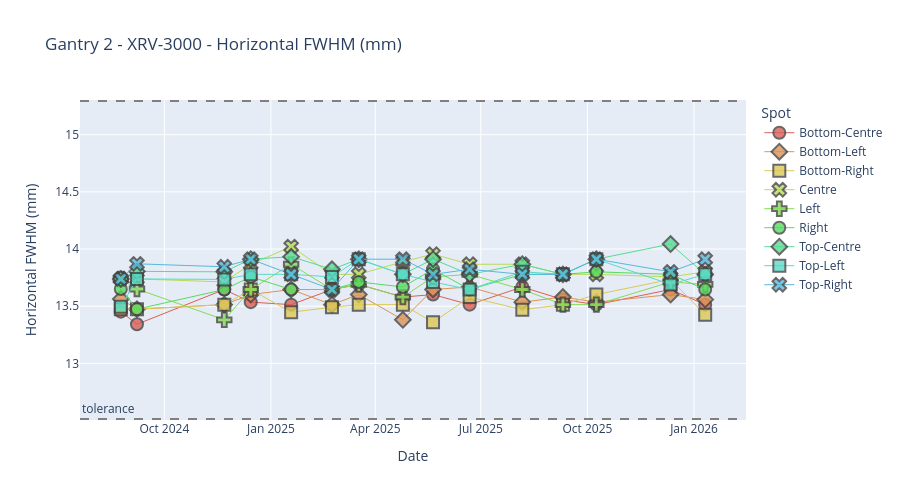

The cell this chart's notebook holds for it:
### Markdown cell above
## fwhm plots
- 'hor_fwhm', 'vert_fwhm', 'bltr_fwhm', 'tlbr_fwhm', 'ave_fwhw'
- tps_ref[1][90][e] , e (int) = 70, 100, 150, 200,240
- baseline_ref[g][ga][e], g (int) = 1, 2, 3, 4 | ga (int) = 0, 90, 180, 240
- need to write a sentence - reference fwhm = average of horizontal and vertical fwhm

### Code cell
plot_by_spot_position(fwhm_df, "fwhm", "hor_fwhm", "Gantry 2", "XRV-3000", 70, 0, 24, baseline_ref[1][90][70])

### Figure 1 — Plotly figure (JSON) as saved in the notebook; plotly's stock layout.template omitted (floating-point values rounded to 4 significant figures)
{"data": [{"hovertemplate": "Date: %{x|%Y-%m-%d}<br>hor_fwhm: %{y}<br>Spot: %{fullData.name}<extra></extra>", "legendgroup": "Bottom-Centre", "line": {"width": 1}, "marker": {"color": "#db5f57", "line": {"width": 2}, "opacity": 0.8, "size": 12, "symbol": "circle"}, "mode": "markers+lines", "name": "Bottom-Centre", "orientation": "v", "showlegend": true, "type": "scatter", "x": ["2024-08-24T10:56:32.000000000", "2024-09-07T09:51:45.000000000", "2024-11-21T17:27:30.000000000", "2024-12-14T13:42:00.000000000", "2025-01-18T09:39:22.000000000", "2025-02-22T14:37:15.000000000", "2025-03-17T17:45:17.000000000", "2025-04-24T18:57:29.000000000", "2025-05-20T19:36:05.000000000", "2025-06-21T09:49:27.000000000", "2025-08-05T20:04:19.000000000", "2025-09-09T20:29:00.000000000", "2025-10-08T16:45:32.000000000", "2025-12-11T18:10:38.000000000", "2026-01-10T14:41:02.000000000"], "xaxis": "x", "y": [13.45, 13.34, 13.65, 13.54, 13.51, 13.65, 13.69, 13.58, 13.6, 13.51, 13.67, 13.56, 13.51, 13.65, 13.51], "yaxis": "y"}, {"hovertemplate": "Date: %{x|%Y-%m-%d}<br>hor_fwhm: %{y}<br>Spot: %{fullData.name}<extra></extra>", "legendgroup": "Bottom-Left", "line": {"width": 1}, "marker": {"color": "#db9457", "line": {"width": 2}, "opacity": 0.8, "size": 12, "symbol": "diamond"}, "mode": "markers+lines", "name": "Bottom-Left", "orientation": "v", "showlegend": true, "type": "scatter", "x": ["2024-08-24T10:56:32.000000000", "2024-09-07T09:51:45.000000000", "2024-11-21T17:27:30.000000000", "2024-12-14T13:42:00.000000000", "2025-01-18T09:39:22.000000000", "2025-02-22T14:37:15.000000000", "2025-03-17T17:45:17.000000000", "2025-04-24T18:57:29.000000000", "2025-05-20T19:36:05.000000000", "2025-06-21T09:49:27.000000000", "2025-08-05T20:04:19.000000000", "2025-09-09T20:29:00.000000000", "2025-10-08T16:45:32.000000000", "2025-12-11T18:10:38.000000000", "2026-01-10T14:41:02.000000000"], "xaxis": "x", "y": [13.56, 13.47, 13.51, 13.6, 13.65, 13.51, 13.6, 13.38, 13.65, 13.67, 13.54, 13.58, 13.54, 13.6, 13.56], "yaxis": "y"}, {"hovertemplate": "Date: %{x|%Y-%m-%d}<br>hor_fwhm: %{y}<br>Spot: %{fullData.name}<extra></extra>", "legendgroup": "Bottom-Right", "line": {"width": 1}, "marker": {"color": "#dbc957", "line": {"width": 2}, "opacity": 0.8, "size": 12, "symbol": "square"}, "mode": "markers+lines", "name": "Bottom-Right", "orientation": "v", "showlegend": true, "type": "scatter", "x": ["2024-08-24T10:56:32.000000000", "2024-09-07T09:51:45.000000000", "2024-11-21T17:27:30.000000000", "2024-12-14T13:42:00.000000000", "2025-01-18T09:39:22.000000000", "2025-02-22T14:37:15.000000000", "2025-03-17T17:45:17.000000000", "2025-04-24T18:57:29.000000000", "2025-05-20T19:36:05.000000000", "2025-06-21T09:49:27.000000000", "2025-08-05T20:04:19.000000000", "2025-09-09T20:29:00.000000000", "2025-10-08T16:45:32.000000000", "2025-12-11T18:10:38.000000000", "2026-01-10T14:41:02.000000000"], "xaxis": "x", "y": [13.47, 13.47, 13.51, 13.65, 13.45, 13.49, 13.51, 13.51, 13.36, 13.58, 13.47, 13.51, 13.6, 13.73, 13.43], "yaxis": "y"}, {"hovertemplate": "Date: %{x|%Y-%m-%d}<br>hor_fwhm: %{y}<br>Spot: %{fullData.name}<extra></extra>", "legendgroup": "Centre", "line": {"width": 1}, "marker": {"color": "#b9db57", "line": {"width": 2}, "opacity": 0.8, "size": 12, "symbol": "x"}, "mode": "markers+lines", "name": "Centre", "orientation": "v", "showlegend": true, "type": "scatter", "x": ["2024-08-24T10:56:32.000000000", "2024-09-07T09:51:45.000000000", "2024-11-21T17:27:30.000000000", "2024-12-14T13:42:00.000000000", "2025-01-18T09:39:22.000000000", "2025-02-22T14:37:15.000000000", "2025-03-17T17:45:17.000000000", "2025-04-24T18:57:29.000000000", "2025-05-20T19:36:05.000000000", "2025-06-21T09:49:27.000000000", "2025-08-05T20:04:19.000000000", "2025-09-09T20:29:00.000000000", "2025-10-08T16:45:32.000000000", "2025-12-11T18:10:38.000000000", "2026-01-10T14:41:02.000000000"], "xaxis": "x", "y": [13.74, 13.74, 13.71, 13.87, 14.02, 13.78, 13.78, 13.89, 13.96, 13.87, 13.87, 13.78, 13.78, 13.76, 13.8], "yaxis": "y"}, {"hovertemplate": "Date: %{x|%Y-%m-%d}<br>hor_fwhm: %{y}<br>Spot: %{fullData.name}<extra></extra>", "legendgroup": "Left", "line": {"width": 1}, "marker": {"color": "#84db57", "line": {"width": 2}, "opacity": 0.8, "size": 12, "symbol": "cross"}, "mode": "markers+lines", "name": "Left", "orientation": "v", "showlegend": true, "type": "scatter", "x": ["2024-08-24T10:56:32.000000000", "2024-09-07T09:51:45.000000000", "2024-11-21T17:27:30.000000000", "2024-12-14T13:42:00.000000000", "2025-01-18T09:39:22.000000000", "2025-02-22T14:37:15.000000000", "2025-03-17T17:45:17.000000000", "2025-04-24T18:57:29.000000000", "2025-05-20T19:36:05.000000000", "2025-06-21T09:49:27.000000000", "2025-08-05T20:04:19.000000000", "2025-09-09T20:29:00.000000000", "2025-10-08T16:45:32.000000000", "2025-12-11T18:10:38.000000000", "2026-01-10T14:41:02.000000000"], "xaxis": "x", "y": [13.74, 13.65, 13.38, 13.65, 13.87, 13.65, 13.69, 13.58, 13.76, 13.78, 13.65, 13.51, 13.51, 13.71, 13.69], "yaxis": "y"}, {"hovertemplate": "Date: %{x|%Y-%m-%d}<br>hor_fwhm: %{y}<br>Spot: %{fullData.name}<extra></extra>", "legendgroup": "Right", "line": {"width": 1}, "marker": {"color": "#57db5f", "line": {"width": 2}, "opacity": 0.8, "size": 12, "symbol": "circle"}, "mode": "markers+lines", "name": "Right", "orientation": "v", "showlegend": true, "type": "scatter", "x": ["2024-08-24T10:56:32.000000000", "2024-09-07T09:51:45.000000000", "2024-11-21T17:27:30.000000000", "2024-12-14T13:42:00.000000000", "2025-01-18T09:39:22.000000000", "2025-02-22T14:37:15.000000000", "2025-03-17T17:45:17.000000000", "2025-04-24T18:57:29.000000000", "2025-05-20T19:36:05.000000000", "2025-06-21T09:49:27.000000000", "2025-08-05T20:04:19.000000000", "2025-09-09T20:29:00.000000000", "2025-10-08T16:45:32.000000000", "2025-12-11T18:10:38.000000000", "2026-01-10T14:41:02.000000000"], "xaxis": "x", "y": [13.65, 13.47, 13.65, 13.76, 13.65, 13.65, 13.71, 13.67, 13.82, 13.65, 13.78, 13.78, 13.8, 13.78, 13.65], "yaxis": "y"}, {"hovertemplate": "Date: %{x|%Y-%m-%d}<br>hor_fwhm: %{y}<br>Spot: %{fullData.name}<extra></extra>", "legendgroup": "Top-Centre", "line": {"width": 1}, "marker": {"color": "#57db94", "line": {"width": 2}, "opacity": 0.8, "size": 12, "symbol": "diamond"}, "mode": "markers+lines", "name": "Top-Centre", "orientation": "v", "showlegend": true, "type": "scatter", "x": ["2024-08-24T10:56:32.000000000", "2024-09-07T09:51:45.000000000", "2024-11-21T17:27:30.000000000", "2024-12-14T13:42:00.000000000", "2025-01-18T09:39:22.000000000", "2025-02-22T14:37:15.000000000", "2025-03-17T17:45:17.000000000", "2025-04-24T18:57:29.000000000", "2025-05-20T19:36:05.000000000", "2025-06-21T09:49:27.000000000", "2025-08-05T20:04:19.000000000", "2025-09-09T20:29:00.000000000", "2025-10-08T16:45:32.000000000", "2025-12-11T18:10:38.000000000", "2026-01-10T14:41:02.000000000"], "xaxis": "x", "y": [13.74, 13.8, 13.8, 13.91, 13.93, 13.82, 13.91, 13.78, 13.91, 13.78, 13.87, 13.78, 13.91, 14.04, 13.78], "yaxis": "y"}, {"hovertemplate": "Date: %{x|%Y-%m-%d}<br>hor_fwhm: %{y}<br>Spot: %{fullData.name}<extra></extra>", "legendgroup": "Top-Left", "line": {"width": 1}, "marker": {"color": "#57dbc9", "line": {"width": 2}, "opacity": 0.8, "size": 12, "symbol": "square"}, "mode": "markers+lines", "name": "Top-Left", "orientation": "v", "showlegend": true, "type": "scatter", "x": ["2024-08-24T10:56:32.000000000", "2024-09-07T09:51:45.000000000", "2024-11-21T17:27:30.000000000", "2024-12-14T13:42:00.000000000", "2025-01-18T09:39:22.000000000", "2025-02-22T14:37:15.000000000", "2025-03-17T17:45:17.000000000", "2025-04-24T18:57:29.000000000", "2025-05-20T19:36:05.000000000", "2025-06-21T09:49:27.000000000", "2025-08-05T20:04:19.000000000", "2025-09-09T20:29:00.000000000", "2025-10-08T16:45:32.000000000", "2025-12-11T18:10:38.000000000", "2026-01-10T14:41:02.000000000"], "xaxis": "x", "y": [13.5, 13.74, 13.73, 13.78, 13.78, 13.76, 13.91, 13.78, 13.71, 13.65, 13.8, 13.78, 13.91, 13.69, 13.78], "yaxis": "y"}, {"hovertemplate": "Date: %{x|%Y-%m-%d}<br>hor_fwhm: %{y}<br>Spot: %{fullData.name}<extra></extra>", "legendgroup": "Top-Right", "line": {"width": 1}, "marker": {"color": "#57b9db", "line": {"width": 2}, "opacity": 0.8, "size": 12, "symbol": "x"}, "mode": "markers+lines", "name": "Top-Right", "orientation": "v", "showlegend": true, "type": "scatter", "x": ["2024-08-24T10:56:32.000000000", "2024-09-07T09:51:45.000000000", "2024-11-21T17:27:30.000000000", "2024-12-14T13:42:00.000000000", "2025-01-18T09:39:22.000000000", "2025-02-22T14:37:15.000000000", "2025-03-17T17:45:17.000000000", "2025-04-24T18:57:29.000000000", "2025-05-20T19:36:05.000000000", "2025-06-21T09:49:27.000000000", "2025-08-05T20:04:19.000000000", "2025-09-09T20:29:00.000000000", "2025-10-08T16:45:32.000000000", "2025-12-11T18:10:38.000000000", "2026-01-10T14:41:02.000000000"], "xaxis": "x", "y": [13.74, 13.87, 13.84, 13.91, 13.78, 13.65, 13.91, 13.91, 13.78, 13.82, 13.78, 13.78, 13.91, 13.8, 13.91], "yaxis": "y"}], "layout": {"annotations": [{"showarrow": false, "text": "tolerance", "x": 0, "xanchor": "left", "xref": "x domain", "y": 12.51, "yanchor": "bottom", "yref": "y"}], "height": 500, "legend": {"title": {"text": "Spot"}, "tracegroupgap": 0}, "shapes": [{"line": {"color": "grey", "dash": "dash"}, "type": "line", "x0": 0, "x1": 1, "xref": "x domain", "y0": 12.51, "y1": 12.51, "yref": "y"}, {"line": {"color": "grey", "dash": "dash"}, "type": "line", "x0": 0, "x1": 1, "xref": "x domain", "y0": 15.29, "y1": 15.29, "yref": "y"}], "title": {"text": "Gantry 2 - XRV-3000 - Horizontal FWHM (mm)"}, "xaxis": {"anchor": "y", "domain": [0, 1], "title": {"text": "Date"}}, "yaxis": {"anchor": "x", "domain": [0, 1], "title": {"text": "Horizontal FWHM (mm)"}}}}
